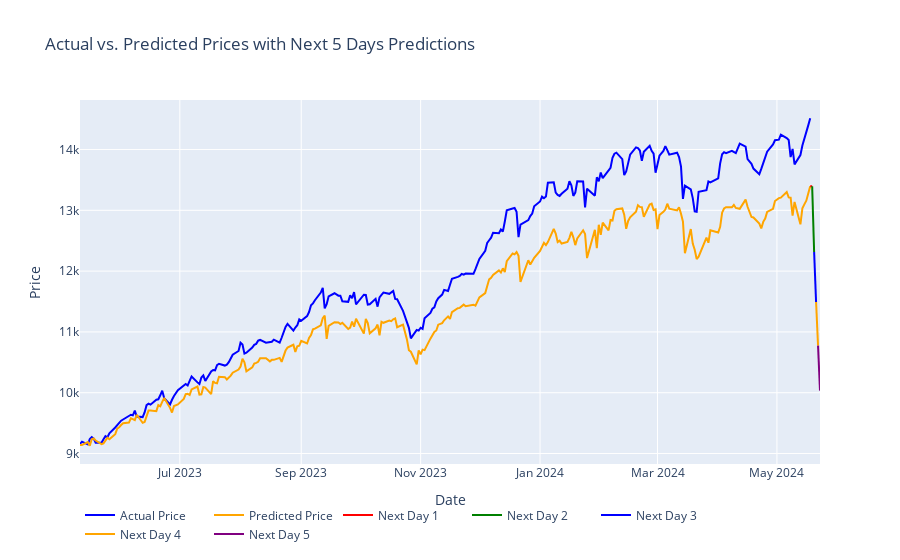

Write notebook code for a chart like this one.
### Code cell
# Plotting actual and predicted prices
colors = ['red', 'green', 'blue', 'orange', 'purple']

actual_trace = go.Scatter(x=df.index[-len(y_test):], y=y_test_scaled.flatten(), mode='lines', name='Actual Price', line=dict(color='blue'))
predicted_trace = go.Scatter(x=df.index[-len(predictions):], y=predictions.flatten(), mode='lines', name='Predicted Price', line=dict(color='orange'))

# Calculate the next 5 dates after the last date in the dataset
last_date = df.index[-1]
next_5_days_index = pd.date_range(last_date + pd.Timedelta(days=1), periods=5)

# Plotting prices for the next 5 days
next_5_days_trace = []
predict_price = predictions[-1][0]
for i, price in enumerate(next_5_days_predictions, start=1):
    next_day_trace = go.Scatter(x=[last_date, next_5_days_index[i-1]], y=[predict_price, price[0][0]], mode='lines', name=f'Next Day {i}', line=dict(color=colors[i-1]))
    next_5_days_trace.append(next_day_trace)
    last_date = next_5_days_index[i-1]
    predict_price = price[0][0]

# Combine all traces
traces = [actual_trace, predicted_trace] + next_5_days_trace

# Define layout
layout = go.Layout(title='Actual vs. Predicted Prices with Next 5 Days Predictions',
                   xaxis=dict(title='Date'),
                   yaxis=dict(title='Price'),
                   legend=dict(orientation='h'),
                   showlegend=True)

# Create figure
fig = go.Figure(data=traces, layout=layout)

# Show interactive plot
fig.show()

### Figure 1 — Plotly figure (JSON) as saved in the notebook; plotly's stock layout.template omitted (floating-point values rounded to 4 significant figures; data arrays with more than 128 entries replaced by an {"elided": "..."} marker saying what was removed)
{"data": [{"line": {"color": "blue"}, "mode": "lines", "name": "Actual Price", "type": "scatter", "x": {"elided": "255 str values"}, "y": {"elided": "255 float values"}}, {"line": {"color": "orange"}, "mode": "lines", "name": "Predicted Price", "type": "scatter", "x": {"elided": "255 str values"}, "y": {"elided": "255 float values"}}, {"line": {"color": "red"}, "mode": "lines", "name": "Next Day 1", "type": "scatter", "x": ["2024-05-18T00:00:00", "2024-05-19T00:00:00"], "y": [13400.0, 13400.0]}, {"line": {"color": "green"}, "mode": "lines", "name": "Next Day 2", "type": "scatter", "x": ["2024-05-19T00:00:00", "2024-05-20T00:00:00"], "y": [13400.0, 12320.0]}, {"line": {"color": "blue"}, "mode": "lines", "name": "Next Day 3", "type": "scatter", "x": ["2024-05-20T00:00:00", "2024-05-21T00:00:00"], "y": [12320.0, 11490.0]}, {"line": {"color": "orange"}, "mode": "lines", "name": "Next Day 4", "type": "scatter", "x": ["2024-05-21T00:00:00", "2024-05-22T00:00:00"], "y": [11490.0, 10770.0]}, {"line": {"color": "purple"}, "mode": "lines", "name": "Next Day 5", "type": "scatter", "x": ["2024-05-22T00:00:00", "2024-05-23T00:00:00"], "y": [10770.0, 10040.0]}], "layout": {"legend": {"orientation": "h"}, "showlegend": true, "title": {"text": "Actual vs. Predicted Prices with Next 5 Days Predictions"}, "xaxis": {"title": {"text": "Date"}}, "yaxis": {"title": {"text": "Price"}}}}
